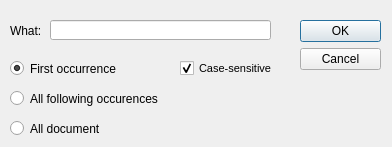
<?xml version="1.0" encoding="UTF-8"?>
<ui version="4.0">
 <class>SearchDialog</class>
 <widget class="QDialog" name="SearchDialog">
  <property name="geometry">
   <rect>
    <x>0</x>
    <y>0</y>
    <width>392</width>
    <height>147</height>
   </rect>
  </property>
  <property name="minimumSize">
   <size>
    <width>392</width>
    <height>147</height>
   </size>
  </property>
  <property name="maximumSize">
   <size>
    <width>392</width>
    <height>192</height>
   </size>
  </property>
  <property name="windowTitle">
   <string>Search</string>
  </property>
  <widget class="QDialogButtonBox" name="buttonBox">
   <property name="geometry">
    <rect>
     <x>300</x>
     <y>20</y>
     <width>81</width>
     <height>241</height>
    </rect>
   </property>
   <property name="orientation">
    <enum>Qt::Vertical</enum>
   </property>
   <property name="standardButtons">
    <set>QDialogButtonBox::Cancel|QDialogButtonBox::Ok</set>
   </property>
  </widget>
  <widget class="QRadioButton" name="radioButton_69">
   <property name="geometry">
    <rect>
     <x>10</x>
     <y>90</y>
     <width>175</width>
     <height>17</height>
    </rect>
   </property>
   <property name="text">
    <string>All following occurences</string>
   </property>
  </widget>
  <widget class="QRadioButton" name="radioButton_67">
   <property name="geometry">
    <rect>
     <x>10</x>
     <y>60</y>
     <width>147</width>
     <height>17</height>
    </rect>
   </property>
   <property name="text">
    <string>First occurrence</string>
   </property>
   <property name="checked">
    <bool>true</bool>
   </property>
  </widget>
  <widget class="QLabel" name="label_Find_12">
   <property name="geometry">
    <rect>
     <x>10</x>
     <y>20</y>
     <width>47</width>
     <height>21</height>
    </rect>
   </property>
   <property name="text">
    <string>What:</string>
   </property>
  </widget>
  <widget class="QCheckBox" name="checkBox_23">
   <property name="geometry">
    <rect>
     <x>180</x>
     <y>60</y>
     <width>116</width>
     <height>17</height>
    </rect>
   </property>
   <property name="font">
    <font>
     <pointsize>8</pointsize>
    </font>
   </property>
   <property name="text">
    <string>Case-sensitive</string>
   </property>
   <property name="checked">
    <bool>true</bool>
   </property>
  </widget>
  <widget class="QLineEdit" name="lineEdit_text_12">
   <property name="geometry">
    <rect>
     <x>50</x>
     <y>20</y>
     <width>221</width>
     <height>20</height>
    </rect>
   </property>
  </widget>
  <widget class="QRadioButton" name="radioButton_68">
   <property name="geometry">
    <rect>
     <x>10</x>
     <y>120</y>
     <width>136</width>
     <height>17</height>
    </rect>
   </property>
   <property name="text">
    <string>All document</string>
   </property>
  </widget>
 </widget>
 <resources/>
 <connections>
  <connection>
   <sender>buttonBox</sender>
   <signal>rejected()</signal>
   <receiver>SearchDialog</receiver>
   <slot>reject()</slot>
   <hints>
    <hint type="sourcelabel">
     <x>340</x>
     <y>140</y>
    </hint>
    <hint type="destinationlabel">
     <x>195</x>
     <y>73</y>
    </hint>
   </hints>
  </connection>
  <connection>
   <sender>buttonBox</sender>
   <signal>accepted()</signal>
   <receiver>SearchDialog</receiver>
   <slot>accept()</slot>
   <hints>
    <hint type="sourcelabel">
     <x>340</x>
     <y>140</y>
    </hint>
    <hint type="destinationlabel">
     <x>195</x>
     <y>73</y>
    </hint>
   </hints>
  </connection>
 </connections>
</ui>
